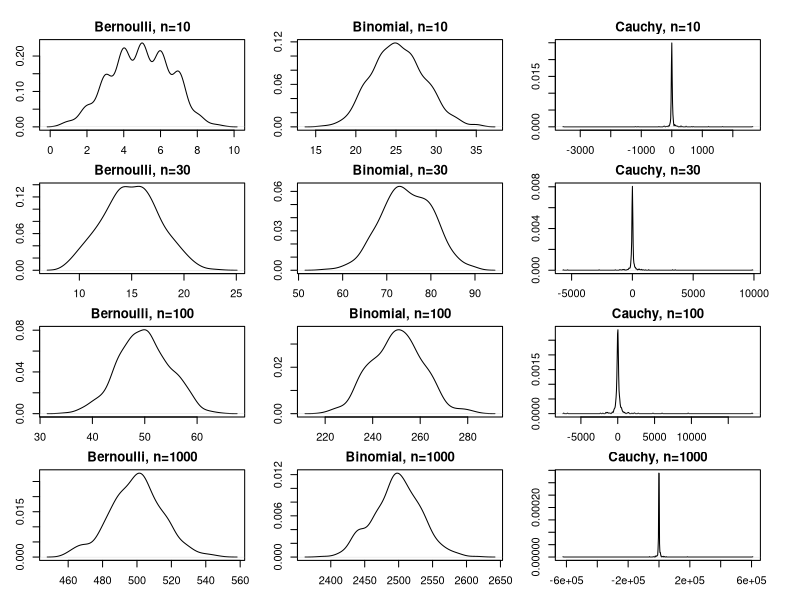

Generate this figure with R: (Note: this script raises an error after producing the figure.)
rm(list=ls())
#### QUESTION 2 ####

## three types of random variables: 
## Bernoulli, Binomial with five flips, and Cauchy
## repeat with n = 10, 30, 100, 1000

## plot settings: 
par(mfrow=c(4,3), oma=c(1,1,1,1),mar = c(rep(2,4)))
runs = 500
for (reps in c(10, 30, 100, 1000)){
  print(paste('number of reps:', reps))
  ## bernoulli: 
  bern_sums = numeric(runs)
  for (run in 1:runs){
    vals = rbinom(reps, 1, .5)
    bern_sums[run] = sum(vals)
  }
  plot(density(bern_sums), main = paste0('Bernoulli, n=',reps),xlab='',ylab='')
  
  ## binomial:
  binom_sums = numeric(runs)
  for(run in 1:runs){
    vals = rbinom(reps, 5, .5)
    binom_sums[run] = sum(vals)
  }
  plot(density(binom_sums), main = paste0('Binomial, n=',reps),xlab='',ylab='')
  
  ## cauchy:
  cauchy_sums = numeric(runs)
  for(run in 1:runs){
    vals = rcauchy(reps)
    cauchy_sums[run] = sum(vals)
  }
  plot(density(cauchy_sums), main = paste0('Cauchy, n=',reps),xlab='',ylab='')

}


#### QUESTION 3 ####

for(a in c(seq(0,100,10),100000)){
  print(paste('a:',a))
  mat = matrix(c(1,0,a,1),nrow=2,byrow=F)
  mat_inv = solve(mat)
  print(mat_inv)
  cat('\n')
}


#### QUESTION 4 ####

#a
X =  matrix(c(1,2,3,1),nrow=2,byrow=F)
Z = solve(X)
Z

#b
X =  matrix(c(1,2,-1,-2),nrow=2,byrow=F)
Z = solve(X)
#Error in solve.default(X) : 
#Lapack routine dgesv: system is exactly singular: U[2,2] = 0

#c
M = matrix(c(1,2,2,1,1,0),nrow=3,byrow=F)
N = matrix(c(0,2,1,3,1,4), nrow=2, byrow=F)
M%*%N

#f
A = matrix(c(1,2,3,1,0,0,0,1,0),nrow=3, byrow = F)
A
solve(A)%*%A
A%*%solve(A)
